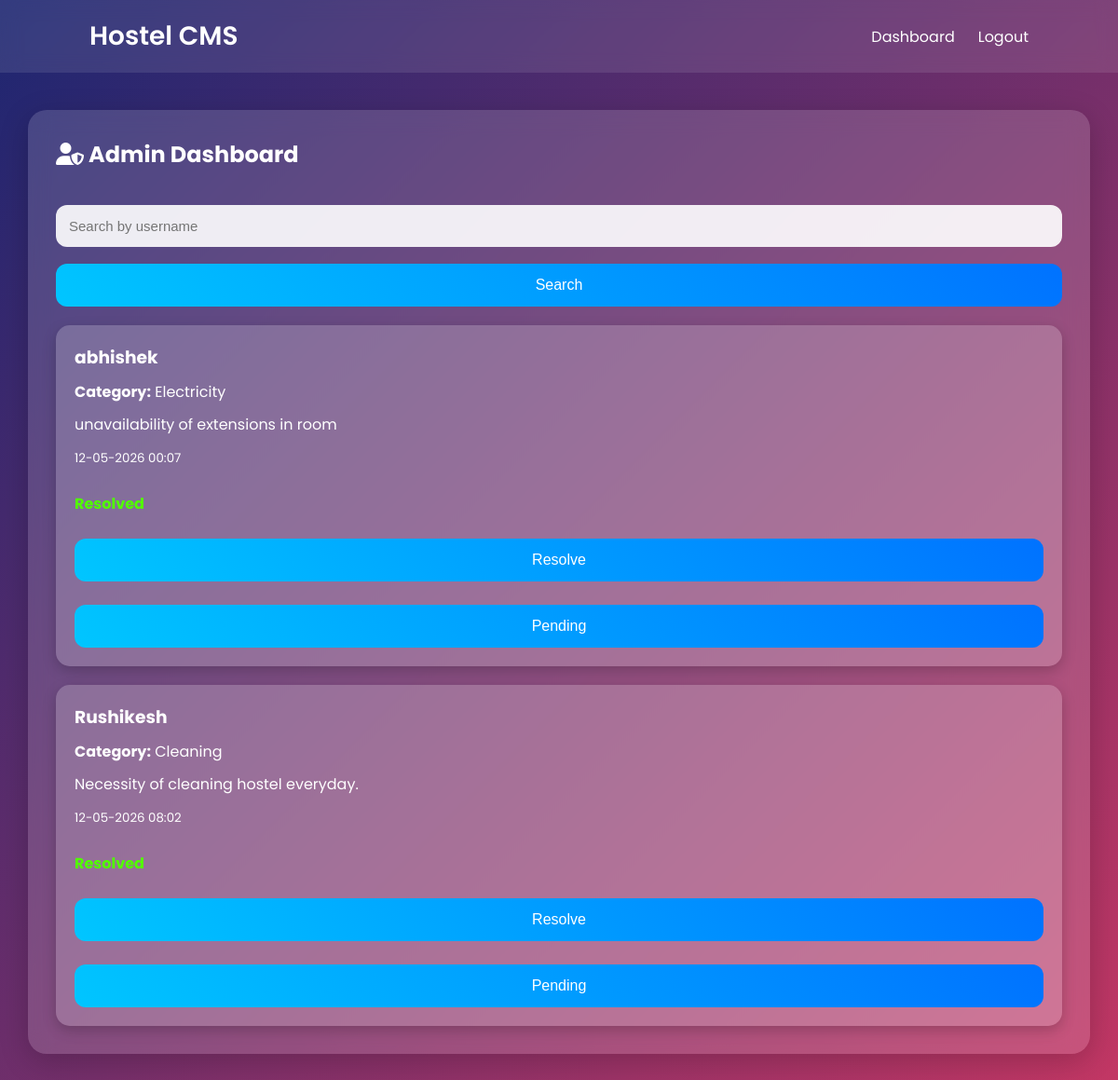
The page /admin_dashboard (signed in) on the database its author committed.
### tables this page shows
CREATE TABLE complaints(
        id INTEGER PRIMARY KEY AUTOINCREMENT,
        username TEXT,
        category TEXT,
        complaint TEXT,
        status TEXT,
        date TEXT
    );

### app.py (the view)
@app.route('/admin_dashboard')
def admin_dashboard():
    if 'admin' not in session:
        return redirect('/admin_login')
    conn = sqlite3.connect("hostel.db")
    cursor = conn.cursor()
    search = request.args.get('search')
    if search:
        cursor.execute("""
        SELECT * FROM complaints
        WHERE username LIKE ?
        """, ('%' + search + '%',))
    else:
        cursor.execute("""
        SELECT * FROM complaints
        """)
    complaints = cursor.fetchall()
    conn.close()
    return render_template(
        "admin_dashboard.html",
        complaints=complaints
    )

### templates/admin_dashboard.html (shortened to what this page needs)
<!DOCTYPE html>
<html lang="en">
<head>
    <link rel="stylesheet"
          href="{{ url_for('static', filename='style.css') }}">
    <link rel="stylesheet"
          href="https://cdnjs.cloudflare.com/ajax/libs/font-awesome/6.5.1/css/all.min.css">
</head>
<body>
<nav class="navbar">
    <div class="logo">
        Hostel CMS
    </div>
    <ul>
        <li>
            <a href="/admin_dashboard">
                Dashboard
            </a>
        </li>
        <li>
            <a href="/logout">
                Logout
            </a>
        </li>
    </ul>
</nav>
<div class="dashboard-container">
    <div class="dashboard-box full-width">
        <h2>
            <i class="fas fa-user-shield"></i>
            Admin Dashboard
        </h2>
        <form method="GET"
              action="/admin_dashboard">
            <input type="text"
                   name="search"
                   placeholder="Search by username">
            <button type="submit">
                Search
            </button>
        </form>
        {% for complaint in complaints %}
        <div class="complaint-card">
            <h3>
                {{ complaint[1] }}
            </h3>
            <p>
                <b>Category:</b>
                {{ complaint[2] }}
            </p>
            <p>
                {{ complaint[3] }}
            </p>
            <small>
                {{ complaint[5] }}
            </small>
            <br><br>
            {% if complaint[4] == "Pending" %}
                <span class="pending">
                    {{ complaint[4] }}
                </span>
            {% else %}
                <span class="resolved">
                    {{ complaint[4] }}
                </span>
            {% endif %}
            <br><br>
            <form action="/resolve/{{ complaint[0] }}"
                  method="POST">
                <button type="submit">
                    Resolve
                </button>
            </form>
            <br>
            <form action="/pending/{{ complaint[0] }}"
                  method="POST">
                <button type="submit">
                    Pending
                </button>
            </form>
        </div>
        {% endfor %}
    </div>
</div>
</body>
</html>

### static/style.css (style rules this page uses)
* { margin:0; padding:0; box-sizing:border-box; }
body { font-family:'Poppins',sans-serif; background:linear-gradient(135deg,#1d2671,#c33764); min-height:100vh; color:white; }
.navbar { width:100%; padding:18px 8%; display:flex; justify-content:space-between; align-items:center; background:rgba(255,255,255,0.1); backdrop-filter:blur(10px); position:sticky; top:0; z-index:1000; }
.logo { font-size:28px; font-weight:600; color:white; }
.navbar ul { display:flex; list-style:none; gap:25px; }
.navbar ul li a { color:white; text-decoration:none; font-size:16px; transition:0.3s; }
input, textarea, select { width:100%; padding:14px; margin-top:12px; margin-bottom:18px; border:none; border-radius:12px; outline:none; font-size:15px; background:rgba(255,255,255,0.9); }
button { width:100%; padding:14px; border:none; border-radius:12px; background:linear-gradient(45deg,#00c6ff,#0072ff); color:white; font-size:16px; cursor:pointer; transition:0.3s; }
.dashboard-container { width:95%; margin:40px auto; display:flex; gap:30px; flex-wrap:wrap; justify-content:center; }
.dashboard-box { flex:1; min-width:320px; background:rgba(255,255,255,0.15); backdrop-filter:blur(12px); border-radius:20px; padding:30px; box-shadow:0 8px 32px rgba(0,0,0,0.2); }
.full-width { width:100%; }
.dashboard-box h2 { margin-bottom:25px; }
.complaint-card { background:rgba(255,255,255,0.2); padding:20px; border-radius:15px; margin-top:20px; box-shadow:0 5px 15px rgba(0,0,0,0.2); }
.complaint-card h3 { margin-bottom:10px; }
.complaint-card p { margin-bottom:10px; }
.resolved { color:#51ff00; font-weight:bold; }

### rows shown on the page
complaints: username "abhishek", category "Electricity", complaint "unavailability of extensions in room", date "12-05-2026 00:07", status "Resolved"
complaints: username "Rushikesh", category "Cleaning", complaint "Necessity of cleaning hostel everyday.", date "12-05-2026 08:02", status "Resolved"
